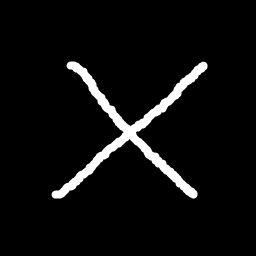
#> input picture x.png, 256 x 256 px
$ python camera.py
#> lines starting #> are read from the running program, lines starting #| are printed output that depends on the picture
import cv2
import numpy as np
import math

# [26 lines left out: functions warp_to_birds_eye_view, split_image_into_grid, not called in this run]


x_samples = [cv2.imread('x.png', 1), cv2.imread('x2.png', 1), cv2.imread('x-sample.png', 1), ]
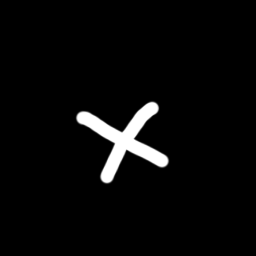
#> input picture x2.png, 256 x 256 px
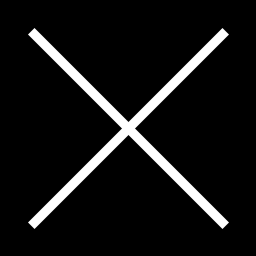
#> input picture x-sample.png, 256 x 256 px
o_samples = [cv2.imread('o.png', 1), cv2.imread('o-sample.png', 1), cv2.imread('o2.png', 1), cv2.imread('o3.png', 1), ]
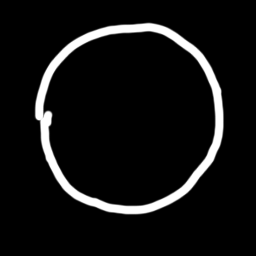
#> input picture o3.png, 256 x 256 px

# Display the individual cells
# [29 lines left out: functions find_x_with_sample, find_o_with_sample, not called in this run]

def find_x(cells, matrica):
    for sample in x_samples:
        find_x_with_sample(cells, sample, matrica)

def find_o(cells, matrica):
    for sample in o_samples:
        find_o_with_sample(cells, sample, matrica)

# [44 lines left out: function get_matrix, not called in this run]

def flip(matrica):
    return [[matrica[i][j] for j in range(2,-1,-1)] for i in range(2, -1, -1)]

# [25 lines left out: function procitaj, not called in this run]
